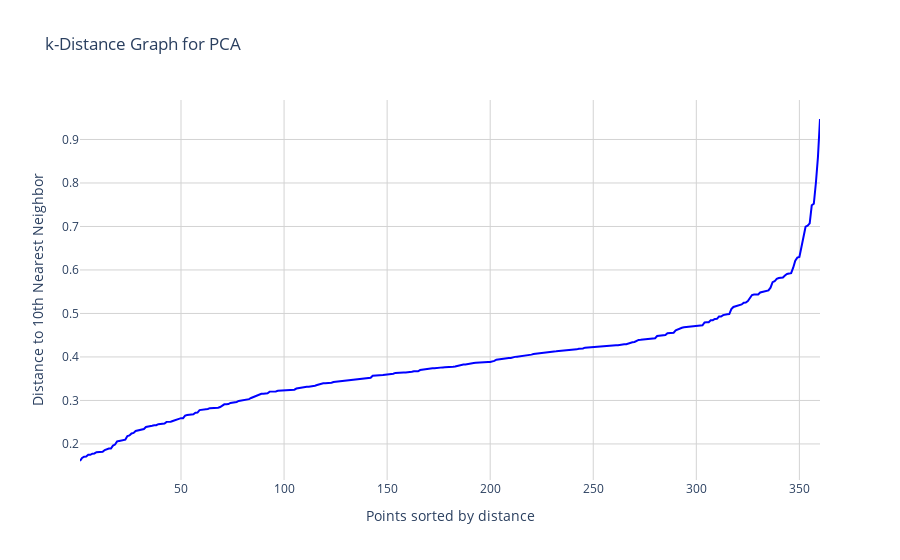
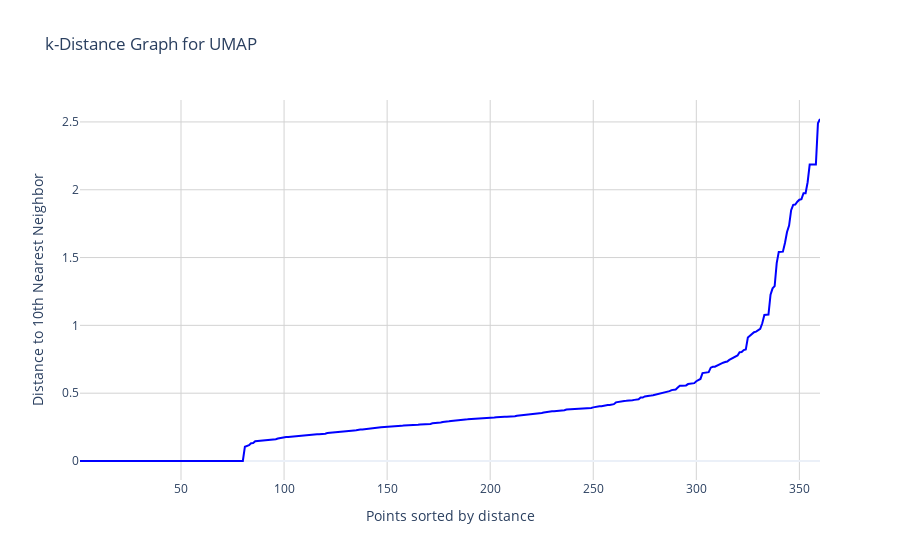

Notebook code for these charts, in order:
### Code cell
from sklearn.neighbors import NearestNeighbors

def plotKdistance(reduced_embeddings, k=5, method='PCA'):
    # Compute k-nearest neighbors
    neighbors = NearestNeighbors(n_neighbors=k)
    neighbors_fit = neighbors.fit(reduced_embeddings)
    distances, _ = neighbors_fit.kneighbors(reduced_embeddings)
    
    # Sort distances to the k-th nearest neighbor
    k_distances = np.sort(distances[:, k-1])
    
    # Create interactive line plot
    fig = go.Figure()

    fig.add_trace(go.Scatter(
        x=np.arange(1, len(k_distances) + 1),
        y=k_distances,
        mode='lines',
        line=dict(color='blue'),
        name='k-distance'
    ))
    
    # Update layout for clarity
    fig.update_layout(
        title=f'k-Distance Graph for {method}',
        xaxis_title='Points sorted by distance',
        yaxis_title=f'Distance to {k}th Nearest Neighbor',
        template='plotly_white',
        hovermode='x unified'
    )
    
    # Add light grid lines
    fig.update_xaxes(showgrid=True, gridwidth=1, gridcolor='lightgrey')
    fig.update_yaxes(showgrid=True, gridwidth=1, gridcolor='lightgrey')
    
    fig.show()

plotKdistance(embeddings_umap, k= 10, method='PCA')
plotKdistance(embeddings_pca, k= 10, method='UMAP')

### Figure 1 — Plotly figure (JSON) as saved in the notebook; plotly's stock layout.template omitted (floating-point values rounded to 4 significant figures; data arrays with more than 128 entries replaced by an {"elided": "..."} marker saying what was removed)
{"data": [{"line": {"color": "blue"}, "mode": "lines", "name": "k-distance", "type": "scatter", "x": {"elided": "360 int values"}, "y": {"elided": "360 float values"}}], "layout": {"hovermode": "x unified", "title": {"text": "k-Distance Graph for PCA"}, "xaxis": {"gridcolor": "lightgrey", "gridwidth": 1, "showgrid": true, "title": {"text": "Points sorted by distance"}}, "yaxis": {"gridcolor": "lightgrey", "gridwidth": 1, "showgrid": true, "title": {"text": "Distance to 10th Nearest Neighbor"}}}}

### Figure 2 — Plotly figure (JSON) as saved in the notebook; plotly's stock layout.template omitted (floating-point values rounded to 4 significant figures; data arrays with more than 128 entries replaced by an {"elided": "..."} marker saying what was removed)
{"data": [{"line": {"color": "blue"}, "mode": "lines", "name": "k-distance", "type": "scatter", "x": {"elided": "360 int values"}, "y": {"elided": "360 float values"}}], "layout": {"hovermode": "x unified", "title": {"text": "k-Distance Graph for UMAP"}, "xaxis": {"gridcolor": "lightgrey", "gridwidth": 1, "showgrid": true, "title": {"text": "Points sorted by distance"}}, "yaxis": {"gridcolor": "lightgrey", "gridwidth": 1, "showgrid": true, "title": {"text": "Distance to 10th Nearest Neighbor"}}}}
